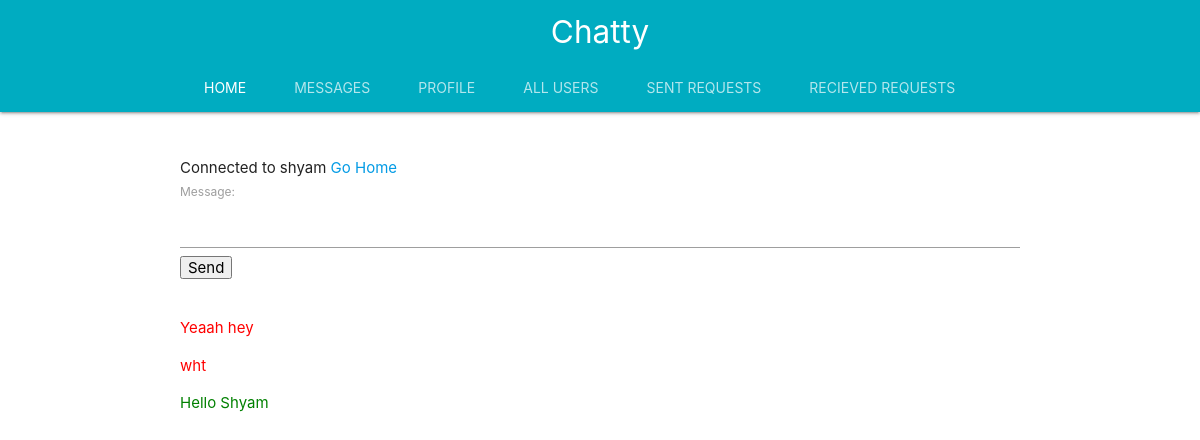
The app's page /message/3 (signed in) with its own data.
### chat/models.py (models this page shows, shortened)
class chat(models.Model):
	message=models.CharField(max_length=500)
	message_to=models.ForeignKey(settings.AUTH_USER_MODEL,on_delete=models.CASCADE,related_name='message_to')
	message_from=models.ForeignKey(settings.AUTH_USER_MODEL,on_delete=models.CASCADE,related_name='message_from')
	send_date=models.DateTimeField(auto_now_add=True)

### chat/views.py (the view)
# urls.py: path('<int:id>',views.showMessage,name='show_message'),
def showMessage(request,id):
	messages=''
	to_user=get_object_or_404(User,id=id)
	form=ChatForm()
	if(to_user==request.user):
		message="Chatting with yourself huh !!"
	else:
		to_user_profile=get_object_or_404(Profile,user=to_user)
		request_user_profile=Profile.objects.get(user=request.user)
		if(request_user_profile.friends.filter(user=to_user).first()):
			status=True
			message="Connected to " + to_user.username
			messages = chat.objects.filter(message_to=request.user,message_from=to_user) | chat.objects.filter(message_to=to_user,message_from=request.user)
			messages.order_by('pk')
		else:
			status=False
			message="Connection terminated , You are not friends with " + to_user.username
	context={
		'messages':messages,
		'reciever_id':id,
		'status':status,
		'message': message,
		'form':form,
	}
	return render(request,'chat/message.html',context)

### chat/forms.py
class ChatForm(forms.ModelForm):
	class Meta:
		model=chat
		fields=['message']

### chat/templates/chat/message.html (shortened to what this page needs)
{% extends 'accounts/base.html' %}
{% load static %}
{% block content %}
	{% if message %}
		{{message}}
	{% endif %}
<a href="{% url 'accounts:index' %}">Go Home</a>
{% if status %}
<form method="GET" action="{% url 'chat:send_message' reciever_id %}" id='msgForm'>
	{{form}}
	<input type="Submit" value="Send">
</form>
<br>
<div id='msgBlock' get_msg_action="{% url 'chat:get_message' reciever_id %}">
{% if messages %}
	{% for msg in messages %}
		{% if msg.message_to == request.user%}
			<p style="color: red">{{msg.message}}</p>
		{% else %}
			<p style="color:green">{{msg.message}}</p>
		{% endif%}
	{% endfor %}
{% else %}
	Start an conversation now
{% endif %}
</div>
{% endif %}
{% endblock %}

### records on screen
chat: message "Yeaah hey"
chat: message "wht"
chat: message "Hello Shyam"

### other values on screen
{{ message }} "Connected to shyam"
